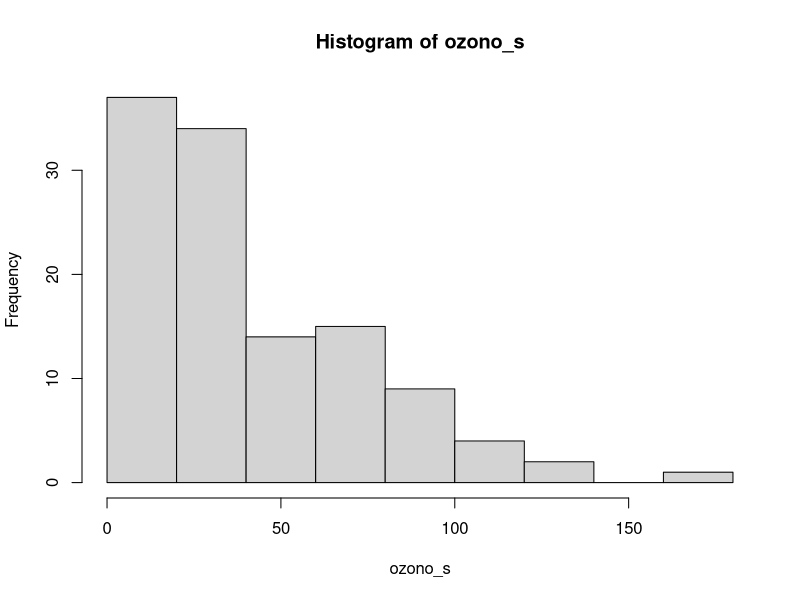

The R source for this figure:
f <- factorial(round(2.0015) + 1)

s <- log10(1000) + log10(100)

foo <- round(3.1415) + 1
factorial(foo)

rm(f)
rm(s)
rm(foo)

vec <- c(1,2,3,10,100)
vec + 4
vec * 4
vec * vec
rm(vec)

mat <- matrix(c(1,2,3,4,5,6), nrow = 2)
t(mat)
rm(mat)

# Create three 2×2 matrices each with 2 rows and 2 columns.
array(c(1,2,3,4,5,6), dim = c(2,2,3))

# data types
class(0.0001)
class("hello")
class(TRUE)
class(T)

nchar("hello")

paste("hello", "world")

# factor
fac <- factor(c("a", "b", "c"))
fac
class(fac)
rm(fac)

vec <- c(1, "R", TRUE)
class(vec)

class(c(5, "two"))
class(c(TRUE, "a"))
class(c(1, "TRUE"))

foo <- as.numeric("1")
foo <- as.character(TRUE)
rm(foo)

# lists and data frames
lst <- list(1, "R", TRUE)
class(lst)
rm(lst)

list(c(1,2), TRUE, c("a", "b", "c"))

df <- data.frame(c(1, 2, 3), c("R", "S", "T"), c(TRUE, FALSE, TRUE))
class(df)
rm(df)

# names
nvec <- c(one = 1, two = 2, three = 3)
nvec
names(nvec)
names(nvec) <- c("uno", "dos", "tres")
nvec
rm(nvec)

ndf <- data.frame(numbers = c(1, 2, 3), 
                  letters = c("R", "S", "T"), 
                  logic = c(TRUE, FALSE, TRUE))
ndf
names(ndf)
rm(ndf)

beatles <- data.frame(name = c("John", "Paul", "George", "Ringo"),
                      birth = c(1940, 1941, 1943, 1940),
                      instrument = c("guitar", "bass", "guitar", "drums"))
beatles
beatles[c(2, 4), c(2, 3)]
beatles[c(2, 4), 3]
beatles[c(2:4), 2:3]
beatles[-c(2:4), -(2:3)]
beatles[1, ]
beatles[ , 2]
beatles[ , "birth"]
beatles[ , c("name", "birth")]
beatles[c(FALSE, TRUE, TRUE, FALSE), ]
beatles$birth

rm(beatles)

# integers (negative)
vec <- c(6, 1, 3, 6, 10, 5)
vec[-c(5, 6)]
vec[1:4]
vec[-(1:4)]
vec[c(3, 4, 5)]
# blank spaces return everything
vec[ ]
names(vec) <- c("a", "b", "c", "d", "e", "f")
vec[c("a", "b", "d")]
vec[c("a", "b", "f")]
vec[c(FALSE, TRUE, FALSE, TRUE, TRUE, FALSE)]
rm(vec)

# logical comparisons
x <- c(1, 2, 3, 4, 5)
x > 3
x >= 3
x < 3
x <= 3
x == 3
x != 3
rm(x)

# %in%
1 %in% c(1, 2, 3, 4)
1 %in% c(2, 3, 4)
c(3, 4, 5, 6) %in% c(2, 3, 4)

# boolean operators
x <- 3
x > 2 & x < 9
x > 2 | x < 9
xor(x > 2, x > 9)
!(x < 2)
any(x < 2, x == 3, x > 4)
any(c(FALSE, FALSE, TRUE))
all(c(TRUE, TRUE, TRUE))

# logical subsetting
attach(airquality)
x <- airquality$Wind
x > 15
# return the values greater than 15
x[x > 15]
rm(x)

# missing values
5 + NA
mean(c(5, NA))
NA > 3
NA == 3
NA == NA

a <- c(1, NA)
a == NA
# NA NA
is.na(a)
# FALSE TRUE

# sum, length, sqrt
attach(airquality)
x <- airquality$Ozone
length(x)
# remove missing values
total <- sum(x, na.rm = TRUE)
sqrt(total)
rm(x)
rm(total)

# ozono - example
df <- attach(airquality)
ozono <- df$Ozone
length(ozono)

ozono_s <- ozono[!is.na(ozono)]
length(ozono_s)

hist(ozono_s)
median(ozono_s)

ozono_ns <- ozono[is.na(ozono)]
length(ozono_ns)

rm(df)
rm(ozono)
rm(ozono_s)
rm(ozono_ns)
